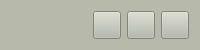
     <widget class="QFrame" name="rightButtons">
      <property name="minimumSize">
       <size>
        <width>0</width>
        <height>50</height>
       </size>
      </property>
      <property name="maximumSize">
       <size>
        <width>16777215</width>
        <height>50</height>
       </size>
      </property>
      <property name="styleSheet">
       <string notr="true">background-color: #b7baab;</string>
      </property>
      <property name="frameShape">
       <enum>QFrame::NoFrame</enum>
      </property>
      <property name="frameShadow">
       <enum>QFrame::Raised</enum>
      </property>
      <layout class="QHBoxLayout" name="horizontalLayout_2">
       <item>
        <spacer name="horizontalSpacer_2">
         <property name="orientation">
          <enum>Qt::Horizontal</enum>
         </property>
         <property name="sizeHint" stdset="0">
          <size>
           <width>40</width>
           <height>20</height>
          </size>
         </property>
        </spacer>
       </item>
       <item>
        <widget class="QPushButton" name="miniButton">
         <property name="minimumSize">
          <size>
           <width>28</width>
           <height>28</height>
          </size>
         </property>
         <property name="maximumSize">
          <size>
           <width>28</width>
           <height>28</height>
          </size>
         </property>
         <property name="cursor">
          <cursorShape>PointingHandCursor</cursorShape>
         </property>
         <property name="toolTip">
          <string>Minimize</string>
         </property>
         <property name="styleSheet">
          <string notr="true">#rightButtons .QPushButton { background-color:rgb(120, 120, 120); border: none;  border-radius: 5px; }
#rightButtons .QPushButton:hover { background-color: rgb(44, 49, 57); border-style: solid; border-radius: 4px; }
#rightButtons .QPushButton:pressed { background-color: rgb(23, 26, 30); border-style: solid; border-radius: 4px; }</string>
         </property>
         <property name="text">
          <string/>
         </property>
         <property name="icon">
          <iconset>
           <normaloff>images/icons/icon_minimize.png</normaloff>images/icons/icon_minimize.png</iconset>
         </property>
         <property name="iconSize">
          <size>
           <width>20</width>
           <height>20</height>
          </size>
         </property>
        </widget>
       </item>
       <item>
        <widget class="QPushButton" name="maxiButton">
         <property name="minimumSize">
          <size>
           <width>28</width>
           <height>28</height>
          </size>
         </property>
         <property name="maximumSize">
          <size>
           <width>28</width>
           <height>28</height>
          </size>
         </property>
         <property name="cursor">
          <cursorShape>PointingHandCursor</cursorShape>
         </property>
         <property name="toolTip">
          <string>Minimize</string>
         </property>
         <property name="styleSheet">
          <string notr="true">#rightButtons .QPushButton { background-color:rgb(120, 120, 120); border: none;  border-radius: 5px; }
#rightButtons .QPushButton:hover { background-color: rgb(44, 49, 57); border-style: solid; border-radius: 4px; }
#rightButtons .QPushButton:pressed { background-color: rgb(23, 26, 30); border-style: solid; border-radius: 4px; }</string>
         </property>
         <property name="text">
          <string/>
         </property>
         <property name="icon">
          <iconset>
           <normaloff>images/icons/icon_maximize.png</normaloff>images/icons/icon_maximize.png</iconset>
         </property>
         <property name="iconSize">
          <size>
           <width>20</width>
           <height>20</height>
          </size>
         </property>
        </widget>
       </item>
       <item>
        <widget class="QPushButton" name="closeButton">
         <property name="minimumSize">
          <size>
           <width>28</width>
           <height>28</height>
          </size>
         </property>
         <property name="maximumSize">
          <size>
           <width>28</width>
           <height>28</height>
          </size>
         </property>
         <property name="cursor">
          <cursorShape>PointingHandCursor</cursorShape>
         </property>
         <property name="toolTip">
          <string>Close</string>
         </property>
         <property name="styleSheet">
          <string notr="true">#rightButtons .QPushButton { background-color:rgb(120, 120, 120); border: none;  border-radius: 5px; }
#rightButtons .QPushButton:hover { background-color: rgb(44, 49, 57); border-style: solid; border-radius: 4px; }
#rightButtons .QPushButton:pressed { background-color: rgb(23, 26, 30); border-style: solid; border-radius: 4px; }</string>
         </property>
         <property name="text">
          <string/>
         </property>
         <property name="icon">
          <iconset>
           <normaloff>images/icons/cil-x.png</normaloff>images/icons/cil-x.png</iconset>
         </property>
         <property name="iconSize">
          <size>
           <width>20</width>
           <height>20</height>
          </size>
         </property>
        </widget>
       </item>
      </layout>
     </widget>
